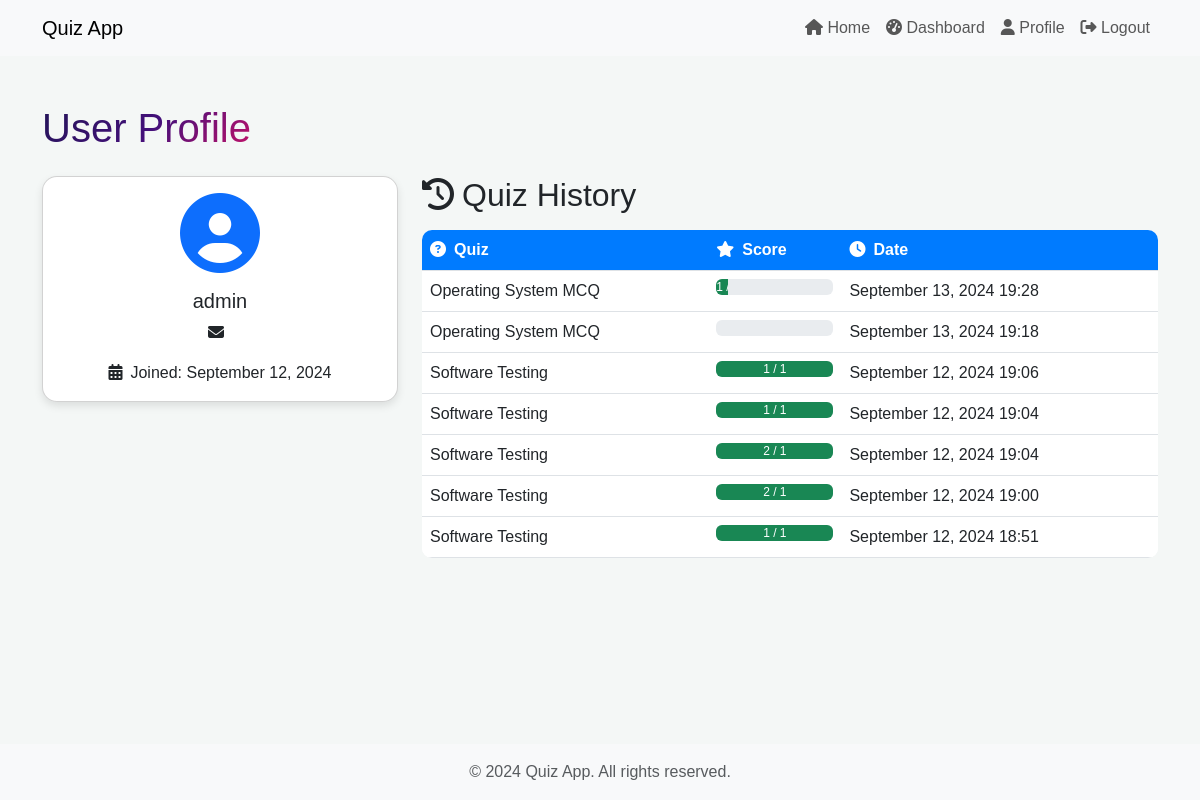
/user/profile/ (signed in), run on the app's committed database.
### quiz_app/models.py (models this page shows, shortened)
class QuizResult(models.Model):
    user = models.ForeignKey(User, on_delete=models.CASCADE)
    quiz = models.ForeignKey(Quiz, on_delete=models.CASCADE)
    score = models.IntegerField()
    completed_at = models.DateTimeField(auto_now_add=True)

class Quiz(models.Model):
    subject = models.ForeignKey(Subject, on_delete=models.CASCADE)
    title = models.CharField(max_length=200)
    description = models.TextField()
    time_limit = models.IntegerField(help_text="Time limit in minutes")
    created_at = models.DateTimeField(auto_now_add=True)

### quiz_app/views.py (the view)
# urls.py: path('user/profile/', views.profile, name='profile'),
@login_required
def profile(request):
    results = QuizResult.objects.filter(user=request.user).order_by('-completed_at')
    return render(request, 'user/profile.html', {'results': results})

### quiz_app/templates/user/profile.html (shortened to what this page needs)
<!DOCTYPE html>
<html lang="en">
<head>
    <link href="https://cdnjs.cloudflare.com/ajax/libs/font-awesome/6.4.0/css/all.min.css" rel="stylesheet">
    <link href="https://cdnjs.cloudflare.com/ajax/libs/animate.css/4.1.1/animate.min.css" rel="stylesheet">
    <link href="https://cdn.jsdelivr.net/npm/bootstrap@5.3.0/dist/css/bootstrap.min.css" rel="stylesheet">
</head>
<body>
    <header>
        <nav class="navbar navbar-expand-lg navbar-light bg-light">
            <div class="container">
                <a class="navbar-brand" href="#">Quiz App</a>
                <div class="collapse navbar-collapse" id="navbarNav">
                    <ul class="navbar-nav ms-auto">
                        <li class="nav-item">
                            <a class="nav-link" href="#"><i class="fas fa-home"></i> Home</a>
                        </li>
                        <li class="nav-item">
                            <a class="nav-link" href="/user/dashboard/"><i class="fas fa-tachometer-alt"></i> Dashboard</a>
                        </li>
                        <li class="nav-item active">
                            <a class="nav-link" href="/user/profile/"><i class="fas fa-user"></i> Profile</a>
                        </li>
                        <li class="nav-item">
                            <a class="nav-link" href="accounts/logout/"><i class="fas fa-sign-out-alt"></i> Logout</a>
                        </li>
                    </ul>
                </div>
            </div>
        </nav>
    </header>
    <main>
        <div class="container mt-5">
            <h1 class="mb-4 text-center animate-charcter animate__animated animate__bounceIn">User Profile</h1>
            <div class="row">
                <div class="col-md-4">
                    <div class="card mb-4 animate__animated animate__fadeInLeft">
                        <div class="card-body text-center">
                            <i class="fas fa-user-circle fa-5x mb-3 text-primary"></i>
                            <h5 class="card-title">{{ user.username }}</h5>
                            <p class="card-text"><i class="fas fa-envelope me-2"></i>{{ user.email }}</p>
                            <p class="card-text"><i class="fas fa-calendar-alt me-2"></i>Joined: {{ user.date_joined|date:"F d, Y" }}</p>
                        </div>
                    </div>
                </div>
                <div class="col-md-8 animate__animated animate__fadeInRight">
                    <h2 class="mb-3"><i class="fas fa-history me-2"></i>Quiz History</h2>
                    <div class="table-responsive">
                        <table class="table table-hover">
                            <thead>
                                <tr>
                                    <th><i class="fas fa-question-circle me-2"></i>Quiz</th>
                                    <th><i class="fas fa-star me-2"></i>Score</th>
                                    <th><i class="fas fa-clock me-2"></i>Date</th>
                                </tr>
                            </thead>
                            <tbody>
                                {% for result in results %}
                                <tr class="animate__animated animate__fadeIn" style="animation-delay: {{ forloop.counter0 }}00ms;">
                                    <td>{{ result.quiz.title }}</td>
                                    <td>
                                        <div class="progress">
                                            {% with total_questions=result.quiz.question_set.count %}
                                            {% widthratio result.score total_questions 100 as percentage %}
                                            <div class="progress-bar bg-success" role="progressbar" style="width: {{ percentage }}%;" aria-valuenow="{{ result.score }}" aria-valuemin="0" aria-valuemax="{{ total_questions }}">
                                                {{ result.score }} / {{ total_questions }}
                                            </div>
                                            {% endwith %}
                                        </div>
                                    </td>
                                    <td>{{ result.completed_at|date:"F d, Y H:i" }}</td>
                                </tr>
                                {% empty %}
                                <tr>
                                    <td colspan="3" class="text-center">No quizzes taken yet.</td>
                                </tr>
                                {% endfor %}
                            </tbody>
                        </table>
                    </div>
                </div>
            </div>
        </div>
    </main>
    <footer class="footer text-center">
        <div class="container">
            <span class="text-muted">&copy; 2024 Quiz App. All rights reserved.</span>
        </div>
    </footer>
</body>
</html>

### quiz_app/templates/user/profile.html (style rules this page uses)
body { background-color: #f4f7f6; font-family: 'Arial', sans-serif; display: flex; flex-direction: column; min-height: 100vh; }
.card { border-radius: 15px; box-shadow: 0 4px 8px rgba(0,0,0,0.1); transition: transform 0.3s ease-in-out; }
.table { background-color: white; border-radius: 10px; overflow: hidden; }
.table th { background-color: #007bff; color: white; }
.animate-charcter { background-image: linear-gradient( -225deg, #231557 0%, #44107a 29%, #ff1361 67%, #fff800 100% ); background-size: auto auto; background-clip: border-box; background-size: 200% auto; color: #fff; background-clip: text; -webkit-background-clip: text; -webkit-text-fill-color: transparent; animation: textclip 2s linear infinite; display: inline-block; }
main { flex: 1; }
.footer { background-color: #f8f9fa; padding: 1rem 0; margin-top: 2rem; }

### data on the page
QuizResult: quiz "Operating System MCQ", score "1", completed_at "September 13, 2024 19:28"
QuizResult: quiz "Operating System MCQ", completed_at "September 13, 2024 19:18"
QuizResult: quiz "Software Testing", score "1", quiz.question_set.count "1", completed_at "September 12, 2024 19:06"
QuizResult: quiz "Software Testing", score "1", quiz.question_set.count "1", completed_at "September 12, 2024 19:04"
QuizResult: quiz "Software Testing", score "2", quiz.question_set.count "1", completed_at "September 12, 2024 19:04"
QuizResult: quiz "Software Testing", score "2", quiz.question_set.count "1", completed_at "September 12, 2024 19:00"
QuizResult: quiz "Software Testing", score "1", quiz.question_set.count "1", completed_at "September 12, 2024 18:51"

### other printed values
{{ user.username }} "admin"
{{ user.date_joined|date:"F d, Y" }} "September 12, 2024"
